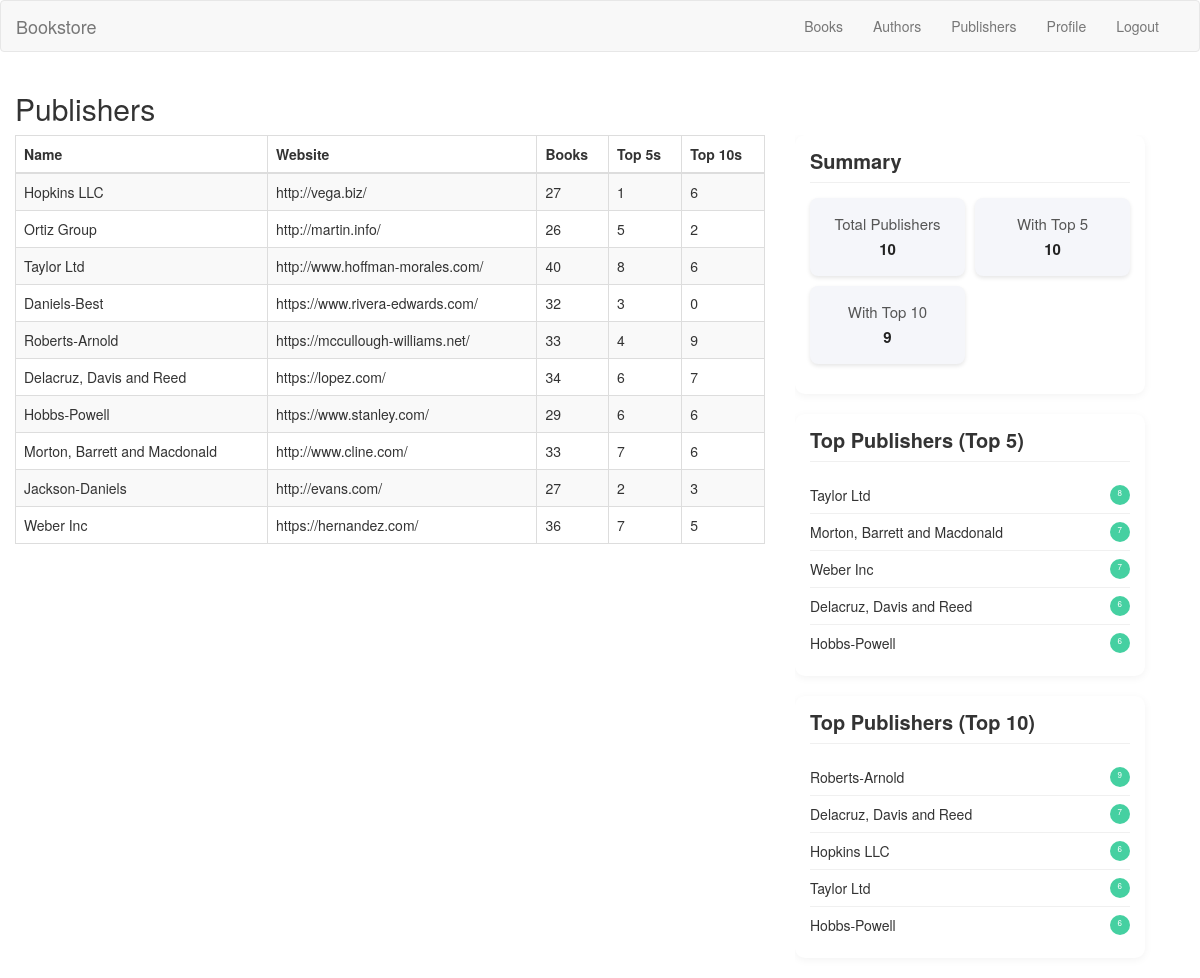
The app's page /publishers/ (signed in) with its own data.
### catalog/models.py (models this page shows, shortened)
class Publisher(models.Model):
    name = models.CharField(max_length=100)
    website = models.URLField(blank=True)

### catalog/views.py (the view)
# urls.py: path('publishers/', views.publisher_list, name='publishers'),
@login_required
def publisher_list(request):
    publishers = (
        Publisher.objects
        .annotate(
            book_count=Count('book'),
            top5_count=Count(
                'book__bestselleraccolade',
                filter=Q(book__bestselleraccolade__category='Top 5')
            ),
            top10_count=Count(
                'book__bestselleraccolade',
                filter=Q(book__bestselleraccolade__category='Top 10')
            )
        )
    )
    analytics = {
        'total_publishers': publishers.count(),
        'publishers_with_top5': publishers.filter(top5_count__gt=0).count(),
        'publishers_with_top10': publishers.filter(top10_count__gt=0).count(),
        'top_publishers_top5': publishers.filter(top5_count__gt=0).order_by('-top5_count')[:5],
        'top_publishers_top10': publishers.filter(top10_count__gt=0).order_by('-top10_count')[:5],
    }
    return render(request, 'publishers.html', {
        'publishers': publishers,
        'analytics': analytics,
    })

### templates/publishers.html (shortened to what this page needs)
{% extends 'base.html' %}
{% block content %}
<div class="container-fluid">
  <h2>Publishers</h2>
  <div class="row content-container">
    <div class="col-md-8">
      <table class="table table-striped table-bordered">
        <thead>
          <tr>
            <th>Name</th>
            <th>Website</th>
            <th>Books</th>
            <th>Top 5s</th>
            <th>Top 10s</th>
          </tr>
        </thead>
        <tbody>
          {% for p in publishers %}
          <tr>
            <td>{{ p.name }}</td>
            <td>{{ p.website }}</td>
            <td>{{ p.book_count }}</td>
            <td>{{ p.top5_count }}</td>
            <td>{{ p.top10_count }}</td>
          </tr>
          {% empty %}
          <tr><td colspan="5">No publishers found.</td></tr>
          {% endfor %}
        </tbody>
      </table>
    </div>
    <div class="col-md-4">
      <div class="analytics-sidebar">
        <div class="mini-section">
          <div class="mini-section-header"><h3>Summary</h3></div>
          <div class="mini-kpi-grid">
            <div class="mini-kpi-tile">
              <div class="mini-kpi-title">Total Publishers</div>
              <div class="mini-kpi-value">{{ analytics.total_publishers }}</div>
            </div>
            <div class="mini-kpi-tile">
              <div class="mini-kpi-title">With Top 5</div>
              <div class="mini-kpi-value">{{ analytics.publishers_with_top5 }}</div>
            </div>
            <div class="mini-kpi-tile">
              <div class="mini-kpi-title">With Top 10</div>
              <div class="mini-kpi-value">{{ analytics.publishers_with_top10 }}</div>
            </div>
          </div>
        </div>
        <div class="mini-section">
          <div class="mini-section-header"><h3>Top Publishers (Top 5)</h3></div>
          <ul class="mini-list">
            {% for p in analytics.top_publishers_top5 %}
            <li><span class="name">{{ p.name }}</span><span class="count">{{ p.top5_count }}</span></li>
            {% empty %}
            <li>No data</li>
            {% endfor %}
          </ul>
        </div>
        <div class="mini-section">
          <div class="mini-section-header"><h3>Top Publishers (Top 10)</h3></div>
          <ul class="mini-list">
            {% for p in analytics.top_publishers_top10 %}
            <li><span class="name">{{ p.name }}</span><span class="count">{{ p.top10_count }}</span></li>
            {% empty %}
            <li>No data</li>
            {% endfor %}
          </ul>
        </div>
      </div>
    </div>
  </div>
</div>
{% endblock %}

### templates/publishers.html (style rules this page uses)
.content-container { width: 100%; gap: 20px; }
.analytics-sidebar { flex: 2; position: sticky; top: 20px; height: auto; overflow-y: auto; padding-right: 10px; }
.mini-section { background-color: white; border-radius: 10px; box-shadow: 0 2px 8px rgba(0,0,0,0.05); margin-bottom: 20px; padding: 15px; }
.mini-section-header { display: flex; justify-content: space-between; align-items: center; border-bottom: 1px solid #f0f0f0; padding-bottom: 10px; margin-bottom: 15px; }
.mini-section-header h3 { font-size: 2rem; font-weight: 600; margin: 0; }
.mini-kpi-grid { display: grid; grid-template-columns: repeat(2, 1fr); gap: 10px; margin-bottom: 15px; }
.mini-kpi-tile { background: #f5f6fa; border-radius: 8px; padding: 15px; text-align: center; box-shadow: 0 2px 4px rgba(0,0,0,0.1); }
.mini-kpi-title { font-size: 1.5rem; color: #555; margin-bottom: 5px; }
.mini-kpi-value { font-size: 1.5rem; font-weight: 700; color: #222; }
.mini-list { margin: 0; padding: 0; list-style: none; }
.mini-list li { display: flex; justify-content: space-between; padding: 8px 0; border-bottom: 1px solid #f0f0f0; }
.mini-list li:last-child { border-bottom: none; }
.mini-list .name { font-weight: 500; }
.mini-list .count { background: #45d0a1; color: white; padding: 2px 8px; border-radius: 12px; font-size: .8rem; }

### records on screen
Publisher: name "Hopkins LLC", website "http://vega.biz/", book_count "27", top5_count "1", top10_count "6"
Publisher: name "Ortiz Group", website "http://martin.info/", book_count "26", top5_count "5", top10_count "2"
Publisher: name "Taylor Ltd", website "http://www.hoffman-morales.com/", book_count "40", top5_count "8", top10_count "6"
Publisher: name "Daniels-Best", website "https://www.rivera-edwards.com/", book_count "32", top5_count "3", top10_count "0"
Publisher: name "Roberts-Arnold", website "https://mccullough-williams.net/", book_count "33", top5_count "4", top10_count "9"
Publisher: name "Delacruz, Davis and Reed", website "https://lopez.com/", book_count "34", top5_count "6", top10_count "7"
Publisher: name "Hobbs-Powell", website "https://www.stanley.com/", book_count "29", top5_count "6", top10_count "6"
Publisher: name "Morton, Barrett and Macdonald", website "http://www.cline.com/", book_count "33", top5_count "7", top10_count "6"
Publisher: name "Jackson-Daniels", website "http://evans.com/", book_count "27", top5_count "2", top10_count "3"
Publisher: name "Weber Inc", website "https://hernandez.com/", book_count "36", top5_count "7", top10_count "5"

### other values on screen
{{ analytics.total_publishers }} "10"
{{ analytics.publishers_with_top5 }} "10"
{{ analytics.publishers_with_top10 }} "9"
